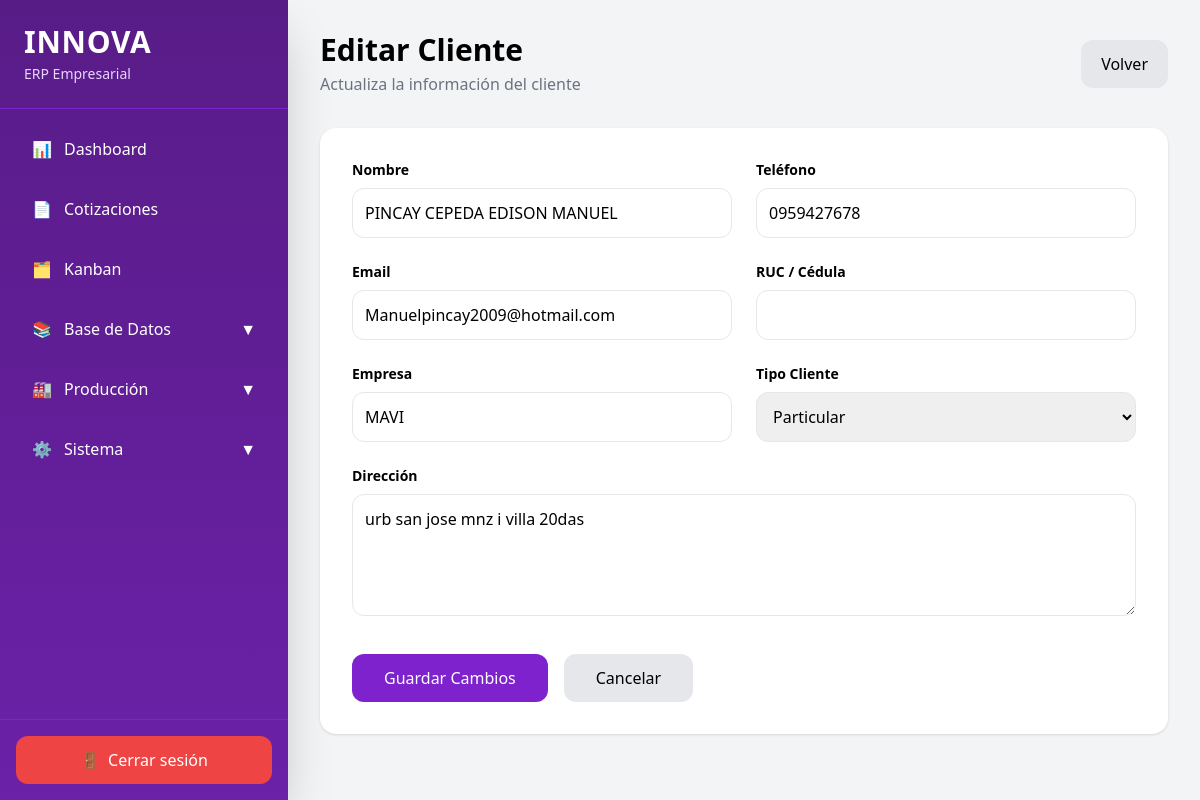
The page /clients/1/edit on the database as committed earlier.
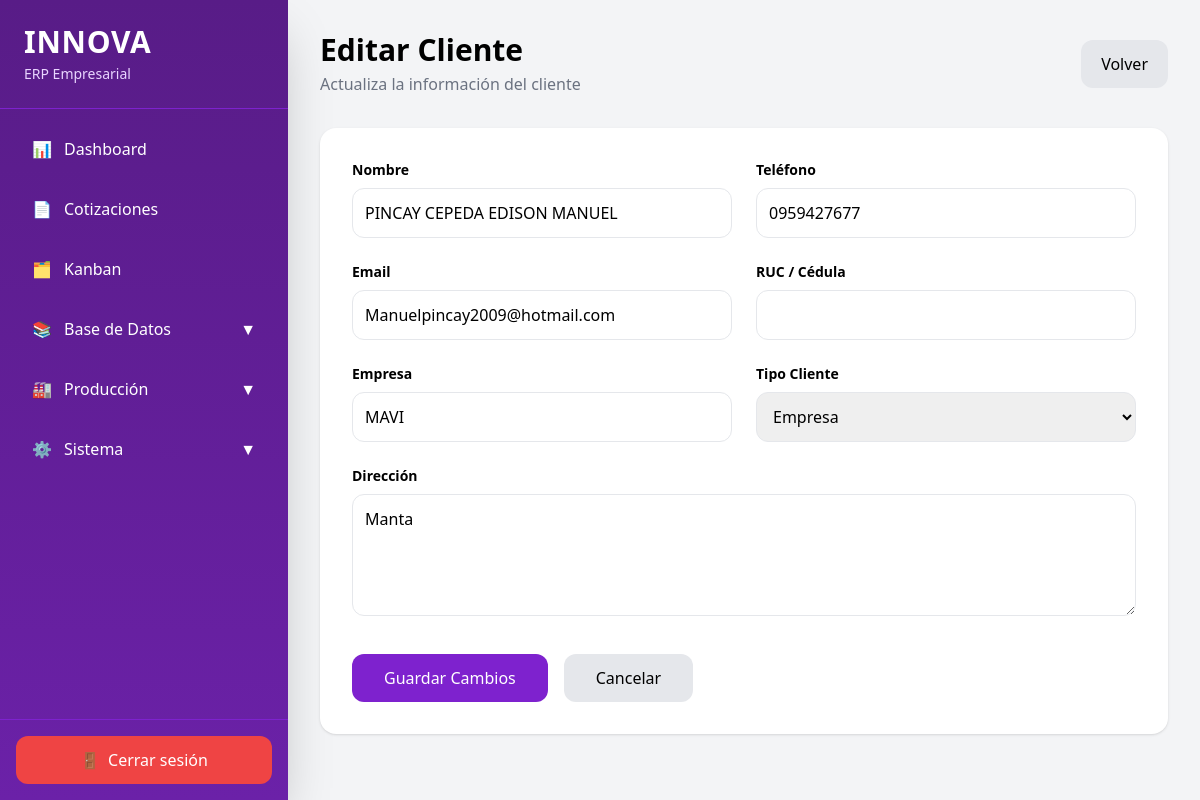
The same page on the database as committed later.
### app/models/client.py (models this page shows)
class Client(Base):
    __tablename__ = "clients"
    id = Column(Integer, primary_key=True, index=True)
    name = Column(String)
    company = Column(String)
    ruc_ci = Column(String)
    phone = Column(String)
    email = Column(String)
    address = Column(Text)
    client_type = Column(String)
    observations = Column(Text)

### app/routes/clients.py (the view)
@router.get(
    "/{client_id}/edit",
    response_class=HTMLResponse
)
async def edit_client_page(
    client_id: int,
    request: Request,
    db: Session = Depends(get_db)
):
    client = db.query(
        Client
    ).filter(
        Client.id == client_id
    ).first()
    if not client:
        return RedirectResponse(
            url="/clients",
            status_code=302
        )
    return templates.TemplateResponse(
        request=request,
        name="client_edit.html",
        context={
            "client": client
        }
    )

### app/templates/client_edit.html (shortened to what the changed rows need)
{% extends 'base.html' %}
{% block content %}
<div class="max-w-4xl mx-auto">
    <div class="flex justify-between items-center mb-8">
        <div>
            <h1 class="text-3xl font-bold">
                Editar Cliente
            </h1>
        </div>
    </div>
    <form
        action="/clients/{{ client.id }}/edit"
        method="POST"
        class="bg-white rounded-2xl shadow p-8"
    >
        <div class="grid grid-cols-2 gap-6">
            <div>
                <label class="block text-sm font-semibold mb-2">
                    Nombre
                </label>
                <input
                    type="text"
                    name="name"
                    value="{{ client.name }}"
                    class="w-full border rounded-xl p-3"
                    required
                >
            </div>
            <div>
                <label class="block text-sm font-semibold mb-2">
                    Teléfono
                </label>
                <input
                    type="text"
                    name="phone"
                    value="{{ client.phone }}"
                    class="w-full border rounded-xl p-3"
                >
            </div>
            <div>
                <label class="block text-sm font-semibold mb-2">
                    Email
                </label>
                <input
                    type="email"
                    name="email"
                    value="{{ client.email }}"
                    class="w-full border rounded-xl p-3"
                >
            </div>
            <div>
                <label class="block text-sm font-semibold mb-2">
                    Empresa
                </label>
                <input
                    type="text"
                    name="company"
                    value="{{ client.company }}"
                    class="w-full border rounded-xl p-3"
                >
            </div>
            <div>
                <label class="block text-sm font-semibold mb-2">
                    Tipo Cliente
                </label>
                <select
                    name="client_type"
                    class="w-full border rounded-xl p-3"
                >
                    <option
                        value="particular"
                        {% if client.client_type == "particular" %}
                        selected
                        {% endif %}
                    >
                        Particular
                    </option>
                    <option
                        value="empresa"
                        {% if client.client_type == "empresa" %}
                        selected
                        {% endif %}
                    >
                        Empresa
                    </option>
                </select>
            </div>
        </div>
        <div class="mt-6">
            <label class="block text-sm font-semibold mb-2">
                Dirección
            </label>
            <textarea
                name="address"
                rows="4"
                class="w-full border rounded-xl p-3"
            >{{ client.address }}</textarea>
        </div>
    </form>
</div>
{% endblock %}

Rows that differ between the two databases and show on the page:
changed Client "PINCAY CEPEDA EDISON MANUEL": phone "0959427678" → "0959427677"; client_type "Particular" → "Empresa"; address "urb san jose mnz i villa 20das" → "Manta"
